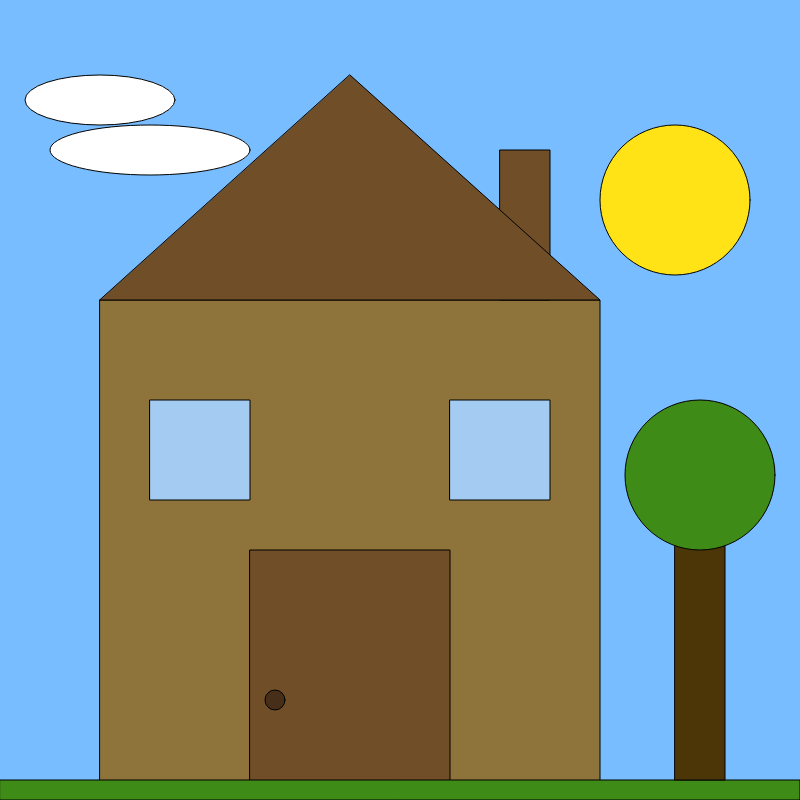
Frame 1 (no input)
Frame 60 (no input): identical to frame 1, image omitted
Frame 120 (the mouse pressed at the canvas centre since frame 60): identical to frame 1, image omitted

The p5.js sketch that drew this single still picture (run headless with seeded random() and noise() and a simulated clock; from frame 60 on, the mouse is pressed at the canvas centre):

// p5.js sketch
// ── sketch.js
function setup() {
  createCanvas (800, 800);
  background(119, 189, 255);

  //body of house
  fill(142, 116, 59); //brown
  rect(100, 300, 500, 500);
  fill(112, 78, 40); //brown
  rect(500, 150, 50, 150); //chimney
  triangle(100, 300, 600, 300, 350, 75); //roof
  rect(250, 550, 200, 300); //door
  fill(164, 204, 242); //light blue
  rect(150, 400, 100, 100); //window
  rect(450, 400, 100, 100); //window
  fill(71, 46, 24); //dark brown
  ellipse(275, 700, 20, 20); //doorknob
  fill(62, 140, 23); //green
  rect(0, 780, 800, 20) //grass
  fill(255, 227, 22); //yellow
  ellipse(675, 200, 150, 150); //sun
  fill(255, 255, 255); //white
  ellipse(100, 100, 150, 50); //cloud
  ellipse(150, 150, 200, 50); //cloud
  fill(76, 54, 8) //brown
  rect(675, 500, 50, 280) //tree trunk
  fill(62, 140, 23); //green
  ellipse(700, 475, 150, 150); //leaves
}

function draw() {
  // put drawing code here
}
